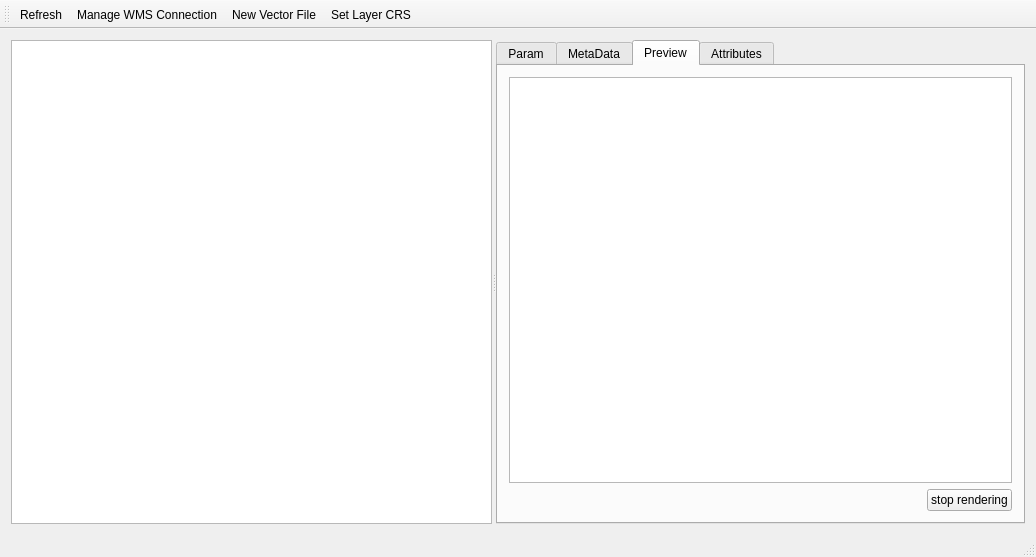
<?xml version="1.0" encoding="UTF-8"?>
<ui version="4.0">
 <class>SWGISBrowser</class>
 <widget class="QMainWindow" name="SWGISBrowser">
  <property name="geometry">
   <rect>
    <x>0</x>
    <y>0</y>
    <width>1036</width>
    <height>557</height>
   </rect>
  </property>
  <property name="windowTitle">
   <string>SWGISBrowser</string>
  </property>
  <widget class="QWidget" name="centralWidget">
   <layout class="QGridLayout" name="gridLayout_3">
    <item row="0" column="0">
     <widget class="QSplitter" name="splitter">
      <property name="orientation">
       <enum>Qt::Horizontal</enum>
      </property>
      <widget class="STGISBrowserTreeView" name="treeView">
       <property name="sizePolicy">
        <sizepolicy hsizetype="Preferred" vsizetype="Expanding">
         <horstretch>0</horstretch>
         <verstretch>0</verstretch>
        </sizepolicy>
       </property>
      </widget>
      <widget class="QTabWidget" name="tabWidget">
       <property name="focusPolicy">
        <enum>Qt::StrongFocus</enum>
       </property>
       <property name="currentIndex">
        <number>2</number>
       </property>
       <widget class="QWidget" name="paramTab">
        <attribute name="title">
         <string>Param</string>
        </attribute>
        <layout class="QGridLayout" name="gridLayout">
         <item row="0" column="0">
          <layout class="QVBoxLayout" name="paramLayout"/>
         </item>
        </layout>
       </widget>
       <widget class="QWidget" name="metaDataTab">
        <attribute name="title">
         <string>MetaData</string>
        </attribute>
        <layout class="QGridLayout" name="gridLayout_2">
         <item row="0" column="0">
          <widget class="QTextBrowser" name="metaTextBrowser"/>
         </item>
        </layout>
       </widget>
       <widget class="QWidget" name="PreviewTab">
        <attribute name="title">
         <string>Preview</string>
        </attribute>
        <layout class="QGridLayout" name="gridLayout_4">
         <item row="0" column="0">
          <layout class="QVBoxLayout" name="verticalLayout_2">
           <item>
            <widget class="QgsMapCanvas" name="mapCanvas"/>
           </item>
           <item>
            <layout class="QHBoxLayout" name="horizontalLayout">
             <item>
              <spacer name="horizontalSpacer">
               <property name="orientation">
                <enum>Qt::Horizontal</enum>
               </property>
               <property name="sizeHint" stdset="0">
                <size>
                 <width>40</width>
                 <height>20</height>
                </size>
               </property>
              </spacer>
             </item>
             <item>
              <widget class="QPushButton" name="stopRenderingButton">
               <property name="text">
                <string>stop rendering</string>
               </property>
              </widget>
             </item>
            </layout>
           </item>
          </layout>
         </item>
        </layout>
       </widget>
       <widget class="QWidget" name="attributesTab">
        <attribute name="title">
         <string>Attributes</string>
        </attribute>
       </widget>
      </widget>
     </widget>
    </item>
   </layout>
  </widget>
  <widget class="QToolBar" name="mainToolBar">
   <attribute name="toolBarArea">
    <enum>TopToolBarArea</enum>
   </attribute>
   <attribute name="toolBarBreak">
    <bool>false</bool>
   </attribute>
   <addaction name="action_Refresh"/>
   <addaction name="action_Manage_WMS_Connection"/>
   <addaction name="action_New_Vector_File"/>
   <addaction name="action_Set_Projection"/>
  </widget>
  <widget class="QStatusBar" name="statusBar"/>
  <action name="action_Refresh">
   <property name="icon">
    <iconset resource="resources.qrc">
     <normaloff>:/images/Themes/mActionRefresh.png</normaloff>:/images/Themes/mActionRefresh.png</iconset>
   </property>
   <property name="text">
    <string>Refresh</string>
   </property>
   <property name="toolTip">
    <string>Refresh the scenario</string>
   </property>
  </action>
  <action name="action_Manage_WMS_Connection">
   <property name="icon">
    <iconset resource="resources.qrc">
     <normaloff>:/images/Themes/mActionAddWmsLayer.svg</normaloff>:/images/Themes/mActionAddWmsLayer.svg</iconset>
   </property>
   <property name="text">
    <string>Manage WMS Connection</string>
   </property>
   <property name="toolTip">
    <string>Manage WMS Connection</string>
   </property>
  </action>
  <action name="action_New_Vector_File">
   <property name="icon">
    <iconset resource="resources.qrc">
     <normaloff>:/images/Themes/mActionNewVectorLayer.svg</normaloff>:/images/Themes/mActionNewVectorLayer.svg</iconset>
   </property>
   <property name="text">
    <string>New Vector File</string>
   </property>
  </action>
  <action name="action_Set_Projection">
   <property name="icon">
    <iconset resource="resources.qrc">
     <normaloff>:/images/Themes/mActionSetProjection.svg</normaloff>:/images/Themes/mActionSetProjection.svg</iconset>
   </property>
   <property name="text">
    <string>Set Layer CRS</string>
   </property>
   <property name="toolTip">
    <string>Set Layer CRS</string>
   </property>
  </action>
 </widget>
 <layoutdefault spacing="6" margin="11"/>
 <customwidgets>
  <customwidget>
   <class>STGISBrowserTreeView</class>
   <extends>QTreeView</extends>
   <header>stgisbrowsertreeview.h</header>
  </customwidget>
  <customwidget>
   <class>QgsMapCanvas</class>
   <extends>QGraphicsView</extends>
   <header>qgsmapcanvas.h</header>
  </customwidget>
 </customwidgets>
 <resources>
  <include location="resources.qrc"/>
 </resources>
 <connections/>
</ui>
